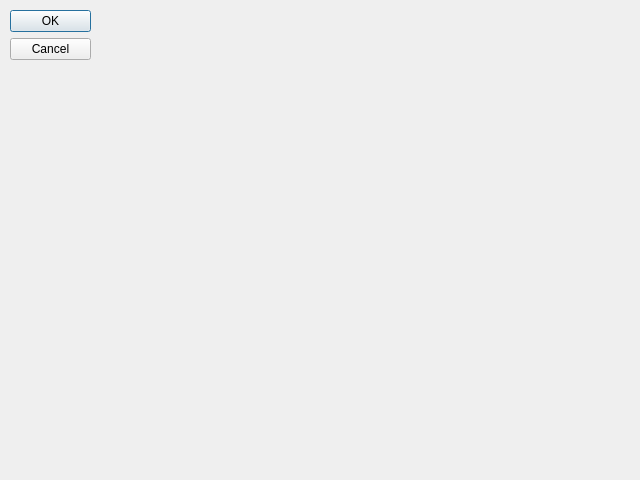
<?xml version="1.0" encoding="UTF-8"?>
<ui version="4.0">
 <class>Dialog</class>
 <widget class="QDialog" name="Dialog">
  <property name="geometry">
   <rect>
    <x>0</x>
    <y>0</y>
    <width>640</width>
    <height>480</height>
   </rect>
  </property>
  <property name="windowTitle">
   <string>Dialog</string>
  </property>
  <widget class="QDialogButtonBox" name="buttonBox">
   <property name="geometry">
    <rect>
     <x>10</x>
     <y>10</y>
     <width>81</width>
     <height>101</height>
    </rect>
   </property>
   <property name="orientation">
    <enum>Qt::Vertical</enum>
   </property>
   <property name="standardButtons">
    <set>QDialogButtonBox::Cancel|QDialogButtonBox::Ok</set>
   </property>
  </widget>
 </widget>
 <resources/>
 <connections>
  <connection>
   <sender>buttonBox</sender>
   <signal>accepted()</signal>
   <receiver>Dialog</receiver>
   <slot>accept()</slot>
   <hints>
    <hint type="sourcelabel">
     <x>248</x>
     <y>254</y>
    </hint>
    <hint type="destinationlabel">
     <x>157</x>
     <y>274</y>
    </hint>
   </hints>
  </connection>
  <connection>
   <sender>buttonBox</sender>
   <signal>rejected()</signal>
   <receiver>Dialog</receiver>
   <slot>reject()</slot>
   <hints>
    <hint type="sourcelabel">
     <x>316</x>
     <y>260</y>
    </hint>
    <hint type="destinationlabel">
     <x>286</x>
     <y>274</y>
    </hint>
   </hints>
  </connection>
 </connections>
</ui>
